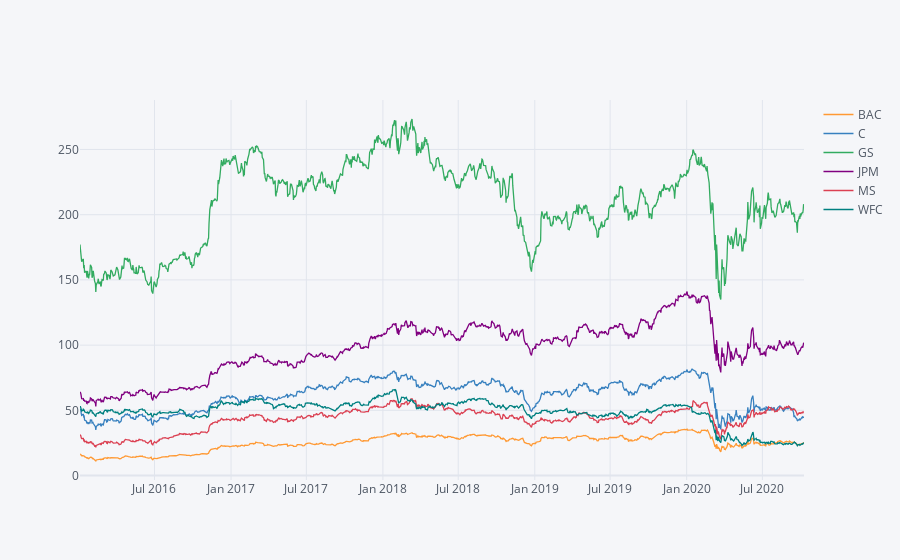

This figure's notebook cell:
### Code cell
# Create a line iplot showing Close price for each bank for the entire index of time.
bank_stocks.xs(key='Close',axis=1,level='Stock Info').iplot()

### Figure 1 — Plotly figure (JSON) as saved in the notebook; plotly's stock layout.template omitted (floating-point values rounded to 4 significant figures; data arrays with more than 128 entries replaced by an {"elided": "..."} marker saying what was removed)
{"data": [{"line": {"color": "rgba(255, 153, 51, 1.0)", "dash": "solid", "shape": "linear", "width": 1.3}, "mode": "lines", "name": "BAC", "text": "", "type": "scatter", "x": {"elided": "1202 str values"}, "y": {"elided": "1202 float values"}}, {"line": {"color": "rgba(55, 128, 191, 1.0)", "dash": "solid", "shape": "linear", "width": 1.3}, "mode": "lines", "name": "C", "text": "", "type": "scatter", "x": {"elided": "1202 str values"}, "y": {"elided": "1202 float values"}}, {"line": {"color": "rgba(50, 171, 96, 1.0)", "dash": "solid", "shape": "linear", "width": 1.3}, "mode": "lines", "name": "GS", "text": "", "type": "scatter", "x": {"elided": "1202 str values"}, "y": {"elided": "1202 float values"}}, {"line": {"color": "rgba(128, 0, 128, 1.0)", "dash": "solid", "shape": "linear", "width": 1.3}, "mode": "lines", "name": "JPM", "text": "", "type": "scatter", "x": {"elided": "1202 str values"}, "y": {"elided": "1202 float values"}}, {"line": {"color": "rgba(219, 64, 82, 1.0)", "dash": "solid", "shape": "linear", "width": 1.3}, "mode": "lines", "name": "MS", "text": "", "type": "scatter", "x": {"elided": "1202 str values"}, "y": {"elided": "1202 float values"}}, {"line": {"color": "rgba(0, 128, 128, 1.0)", "dash": "solid", "shape": "linear", "width": 1.3}, "mode": "lines", "name": "WFC", "text": "", "type": "scatter", "x": {"elided": "1202 str values"}, "y": {"elided": "1202 float values"}}], "layout": {"legend": {"bgcolor": "#F5F6F9", "font": {"color": "#4D5663"}}, "paper_bgcolor": "#F5F6F9", "plot_bgcolor": "#F5F6F9", "title": {"font": {"color": "#4D5663"}}, "xaxis": {"gridcolor": "#E1E5ED", "showgrid": true, "tickfont": {"color": "#4D5663"}, "title": {"font": {"color": "#4D5663"}, "text": ""}, "zerolinecolor": "#E1E5ED"}, "yaxis": {"gridcolor": "#E1E5ED", "showgrid": true, "tickfont": {"color": "#4D5663"}, "title": {"font": {"color": "#4D5663"}, "text": ""}, "zerolinecolor": "#E1E5ED"}}}
